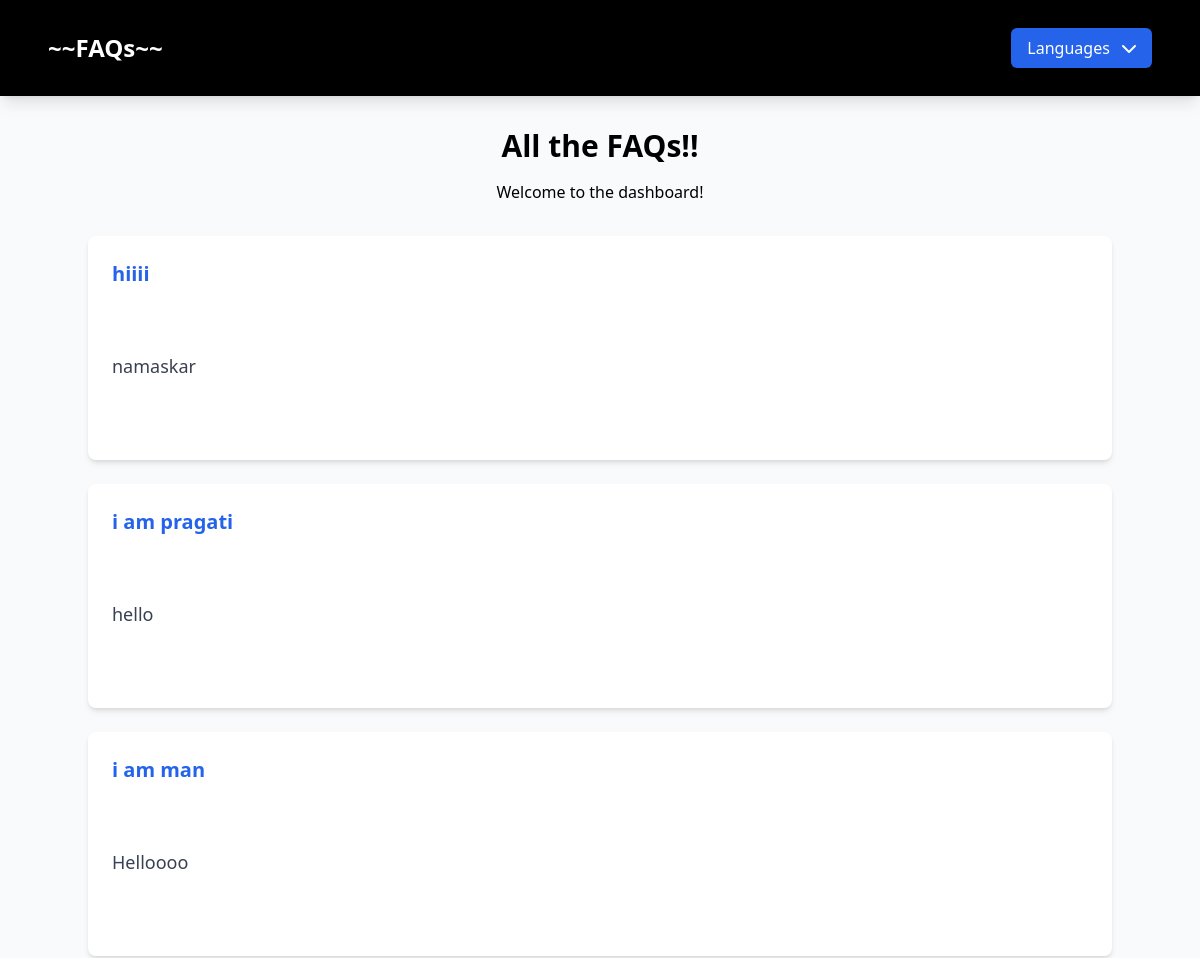
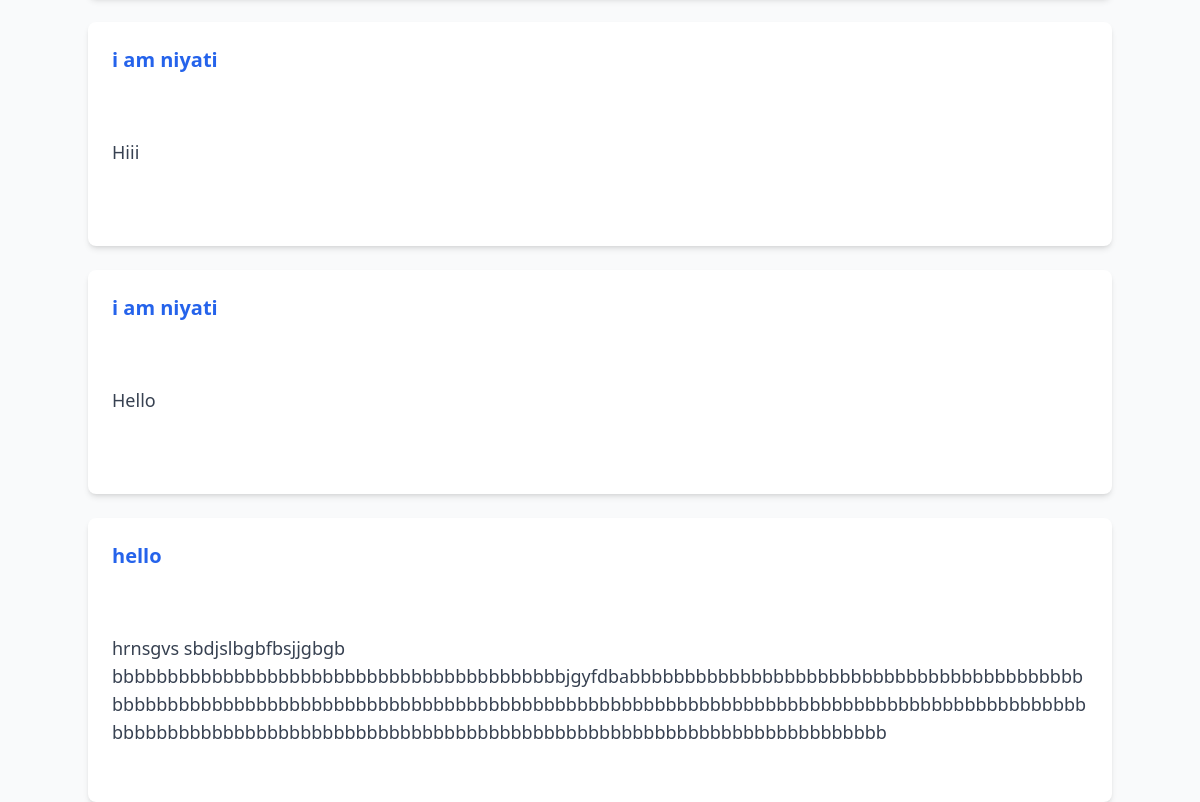
/api/faqs/, run on the app's committed database (2 pictures, top to bottom).
### faq/models.py (models this page shows, shortened)
class FAQ(models.Model):
    question = models.TextField()
    answer = RichTextField()
    question_en = models.BooleanField(default=True)  # English (Default)
    question_hi = models.BooleanField(default=True)  # Hindi
    question_gu = models.BooleanField(default=True)  # Gujarati
    question_mr = models.BooleanField(default=True)  # Marathi
    question_te = models.BooleanField(default=True)  # Telugu
    question_ta = models.BooleanField(default=True)  # Tamil
    question_bn = models.BooleanField(default=True)  # Bengali
    LANGUAGE_CHOICES = {
        'en': 'question_en',
        'hi': 'question_hi',
        'gu': 'question_gu',
        'mr': 'question_mr',
        'te': 'question_te',
        'ta': 'question_ta',
        'bn': 'question_bn',
    }

### faq/views.py (the view)
def english_faqs_view(request):
    return render(request, 'dashboard.html', {'faqs': FAQ.objects.all()})

### templates/dashboard.html (shortened to what this page needs)
{% extends "basic.html" %}
{% block content %}
    <h1 class="text-3xl font-bold text-center">All the FAQs!!</h1>
    <p class="text-center mt-4">Welcome to the dashboard!</p>
    <div class="faq-container mt-8 space-y-6">
        {% for faq in faqs %}
            <div class="faq-item bg-white p-6 rounded-lg shadow-md">
                <div class="question text-xl font-semibold text-blue-600">{{ faq.question }}</div>
                <div class="answer mt-2 text-lg text-gray-700">
                    {% autoescape off %}
                        <div class="answer-text">
                            {{ faq.answer }}
                        </div>
                    {% endautoescape %}
                </div>
            </div>
        {% empty %}
            <p class="text-center text-gray-500">Choose a language to view the FAQs.</p>
        {% endfor %}
    </div>
{% endblock %}

### templates/basic.html (shortened to what this page needs)
{% load static %}
<!DOCTYPE html>
<html lang="en">
<head>
    <script src="https://cdn.tailwindcss.com"></script>
    <link href="https://cdnjs.cloudflare.com/ajax/libs/font-awesome/6.0.0-beta3/css/all.min.css" rel="stylesheet">
</head>
<body class="bg-gray-50">
    <nav class="bg-black text-white shadow-lg p-4">
        <div class="max-w-7xl mx-auto px-2 sm:px-6 lg:px-8">
            <div class="relative flex items-center justify-between h-16">
                <div class="flex-1 flex items-center justify-center sm:items-stretch sm:justify-start">
                    <a href="/" class="text-2xl font-bold text-white">~~FAQs~~</a>
                </div>
                <div class="ml-4 relative">
                    <button class="bg-blue-600 text-white px-4 py-2 rounded-md hover:bg-blue-700 focus:outline-none focus:ring-2 focus:ring-blue-500 focus:ring-opacity-50" id="navbarDropdown" aria-haspopup="true" aria-expanded="false">
                        Languages
                        <i class="fas fa-chevron-down ml-2"></i>
                    </button>
                </div>
            </div>
        </div>
    </nav>
    <div class="container mx-auto mt-8">
        {% block content %}
        {% endblock %}
    </div>
</body>
</html>

### templates/dashboard.html (style rules this page uses)
.faq-item { display: flex; flex-direction: column; }
.answer-text { flex-grow: 1; overflow-wrap: break-word; word-wrap: break-word; white-space: pre-wrap; max-height: 200px; overflow-y: auto; }

### data on the page
FAQ: question "hiiii", answer "namaskar"
FAQ: question "i am pragati", answer "hello"
FAQ: question "i am man", answer "Helloooo"
FAQ: question "i am niyati", answer "Hiii"
FAQ: question "i am niyati", answer "Hello"
FAQ: question "hello", answer "hrnsgvs sbdjslbgbfbsjjgbgb bbbbbbbbbbbbbbbbbbbbbbbbbbbbbbbbbbbbbbbbbjgyfdbabbbbbbbbbbbbbbbbbbbbbbbbbbbbbbbbbbbbbbbbbbbbbbbbbbbbbbbbbbbbbbbbbbbbbbbbbbbbbbbbbbbbbbbbbbbbbbbbbbbbbbbbbbbbbbbbbbbbbbbbbbbbbbbbbbbbbbbbbbbbbbbbbbbbbbbbbbbbbbbbbbbbbbbbbbbbbbbbbbbbbbbbbbbbbbbbbbbbbbb"
